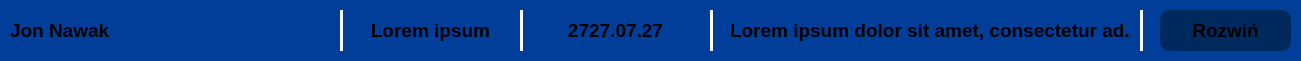
     <widget class="QFrame" name="frame_33">
      <property name="geometry">
       <rect>
        <x>30</x>
        <y>330</y>
        <width>1301</width>
        <height>61</height>
       </rect>
      </property>
      <property name="styleSheet">
       <string notr="true">background-color: rgb(0, 62, 154);
border-radius: 10px;</string>
      </property>
      <property name="frameShape">
       <enum>QFrame::Shape::StyledPanel</enum>
      </property>
      <property name="frameShadow">
       <enum>QFrame::Shadow::Raised</enum>
      </property>
      <widget class="Line" name="line_16">
       <property name="geometry">
        <rect>
         <x>520</x>
         <y>10</y>
         <width>3</width>
         <height>41</height>
        </rect>
       </property>
       <property name="styleSheet">
        <string notr="true">background-color: white;</string>
       </property>
       <property name="orientation">
        <enum>Qt::Orientation::Vertical</enum>
       </property>
      </widget>
      <widget class="Line" name="line_17">
       <property name="geometry">
        <rect>
         <x>710</x>
         <y>10</y>
         <width>3</width>
         <height>41</height>
        </rect>
       </property>
       <property name="styleSheet">
        <string notr="true">background-color: white;</string>
       </property>
       <property name="orientation">
        <enum>Qt::Orientation::Vertical</enum>
       </property>
      </widget>
      <widget class="QLabel" name="label_38">
       <property name="geometry">
        <rect>
         <x>350</x>
         <y>10</y>
         <width>161</width>
         <height>41</height>
        </rect>
       </property>
       <property name="font">
        <font>
         <pointsize>14</pointsize>
         <bold>true</bold>
        </font>
       </property>
       <property name="layoutDirection">
        <enum>Qt::LayoutDirection::LeftToRight</enum>
       </property>
       <property name="styleSheet">
        <string notr="true"/>
       </property>
       <property name="text">
        <string>Lorem ipsum</string>
       </property>
       <property name="textFormat">
        <enum>Qt::TextFormat::RichText</enum>
       </property>
       <property name="alignment">
        <set>Qt::AlignmentFlag::AlignCenter</set>
       </property>
      </widget>
      <widget class="QLabel" name="label_39">
       <property name="geometry">
        <rect>
         <x>10</x>
         <y>10</y>
         <width>311</width>
         <height>41</height>
        </rect>
       </property>
       <property name="font">
        <font>
         <pointsize>14</pointsize>
         <bold>true</bold>
        </font>
       </property>
       <property name="layoutDirection">
        <enum>Qt::LayoutDirection::LeftToRight</enum>
       </property>
       <property name="styleSheet">
        <string notr="true"/>
       </property>
       <property name="text">
        <string>Jon Nawak</string>
       </property>
       <property name="textFormat">
        <enum>Qt::TextFormat::RichText</enum>
       </property>
       <property name="alignment">
        <set>Qt::AlignmentFlag::AlignLeading|Qt::AlignmentFlag::AlignLeft|Qt::AlignmentFlag::AlignVCenter</set>
       </property>
      </widget>
      <widget class="QFrame" name="frame_34">
       <property name="geometry">
        <rect>
         <x>1160</x>
         <y>10</y>
         <width>131</width>
         <height>41</height>
        </rect>
       </property>
       <property name="styleSheet">
        <string notr="true">background-color: rgb(0, 41, 94);
border-radius: 10px;</string>
       </property>
       <property name="frameShape">
        <enum>QFrame::Shape::StyledPanel</enum>
       </property>
       <property name="frameShadow">
        <enum>QFrame::Shadow::Raised</enum>
       </property>
       <widget class="QFrame" name="frame_35">
        <property name="geometry">
         <rect>
          <x>270</x>
          <y>60</y>
          <width>841</width>
          <height>61</height>
         </rect>
        </property>
        <property name="styleSheet">
         <string notr="true">background-color: rgb(0, 62, 154);
border-radius: 10px;</string>
        </property>
        <property name="frameShape">
         <enum>QFrame::Shape::StyledPanel</enum>
        </property>
        <property name="frameShadow">
         <enum>QFrame::Shadow::Raised</enum>
        </property>
       </widget>
       <widget class="QLabel" name="label_40">
        <property name="geometry">
         <rect>
          <x>10</x>
          <y>0</y>
          <width>111</width>
          <height>41</height>
         </rect>
        </property>
        <property name="font">
         <font>
          <pointsize>14</pointsize>
          <bold>true</bold>
         </font>
        </property>
        <property name="layoutDirection">
         <enum>Qt::LayoutDirection::LeftToRight</enum>
        </property>
        <property name="styleSheet">
         <string notr="true"/>
        </property>
        <property name="text">
         <string>Rozwiń</string>
        </property>
        <property name="textFormat">
         <enum>Qt::TextFormat::RichText</enum>
        </property>
        <property name="alignment">
         <set>Qt::AlignmentFlag::AlignCenter</set>
        </property>
       </widget>
      </widget>
      <widget class="Line" name="line_27">
       <property name="geometry">
        <rect>
         <x>1140</x>
         <y>10</y>
         <width>3</width>
         <height>41</height>
        </rect>
       </property>
       <property name="styleSheet">
        <string notr="true">background-color: white;</string>
       </property>
       <property name="orientation">
        <enum>Qt::Orientation::Vertical</enum>
       </property>
      </widget>
      <widget class="QLabel" name="label_51">
       <property name="geometry">
        <rect>
         <x>730</x>
         <y>10</y>
         <width>401</width>
         <height>41</height>
        </rect>
       </property>
       <property name="font">
        <font>
         <pointsize>14</pointsize>
         <bold>true</bold>
        </font>
       </property>
       <property name="layoutDirection">
        <enum>Qt::LayoutDirection::LeftToRight</enum>
       </property>
       <property name="styleSheet">
        <string notr="true">background-color: rgb(0, 62, 154);</string>
       </property>
       <property name="text">
        <string>Lorem ipsum dolor sit amet, consectetur ad...</string>
       </property>
       <property name="textFormat">
        <enum>Qt::TextFormat::RichText</enum>
       </property>
       <property name="alignment">
        <set>Qt::AlignmentFlag::AlignCenter</set>
       </property>
      </widget>
      <widget class="Line" name="line_28">
       <property name="geometry">
        <rect>
         <x>340</x>
         <y>10</y>
         <width>3</width>
         <height>41</height>
        </rect>
       </property>
       <property name="styleSheet">
        <string notr="true">background-color: white;</string>
       </property>
       <property name="orientation">
        <enum>Qt::Orientation::Vertical</enum>
       </property>
      </widget>
      <widget class="QLabel" name="label_52">
       <property name="geometry">
        <rect>
         <x>530</x>
         <y>10</y>
         <width>171</width>
         <height>41</height>
        </rect>
       </property>
       <property name="font">
        <font>
         <pointsize>14</pointsize>
         <bold>true</bold>
        </font>
       </property>
       <property name="layoutDirection">
        <enum>Qt::LayoutDirection::LeftToRight</enum>
       </property>
       <property name="styleSheet">
        <string notr="true"/>
       </property>
       <property name="text">
        <string>2727.07.27</string>
       </property>
       <property name="textFormat">
        <enum>Qt::TextFormat::RichText</enum>
       </property>
       <property name="alignment">
        <set>Qt::AlignmentFlag::AlignCenter</set>
       </property>
      </widget>
     </widget>
